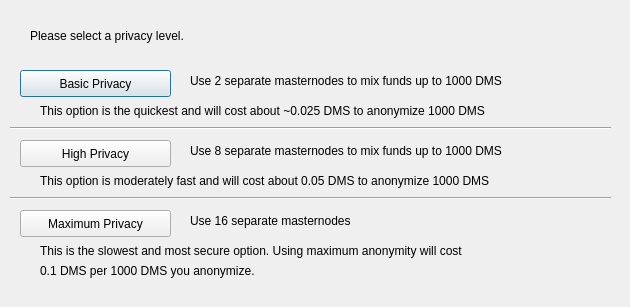
<?xml version="1.0" encoding="UTF-8"?>
<ui version="4.0">
 <class>DarksendConfig</class>
 <widget class="QDialog" name="DarksendConfig">
  <property name="geometry">
   <rect>
    <x>0</x>
    <y>0</y>
    <width>630</width>
    <height>307</height>
   </rect>
  </property>
  <property name="windowTitle">
   <string>Configure PrivateSend</string>
  </property>
  <widget class="QPushButton" name="buttonBasic">
   <property name="geometry">
    <rect>
     <x>20</x>
     <y>70</y>
     <width>151</width>
     <height>27</height>
    </rect>
   </property>
   <property name="text">
    <string>Basic Privacy</string>
   </property>
  </widget>
  <widget class="QPushButton" name="buttonHigh">
   <property name="geometry">
    <rect>
     <x>20</x>
     <y>140</y>
     <width>151</width>
     <height>27</height>
    </rect>
   </property>
   <property name="text">
    <string>High Privacy</string>
   </property>
  </widget>
  <widget class="QPushButton" name="buttonMax">
   <property name="geometry">
    <rect>
     <x>20</x>
     <y>210</y>
     <width>151</width>
     <height>27</height>
    </rect>
   </property>
   <property name="text">
    <string>Maximum Privacy</string>
   </property>
  </widget>
  <widget class="QLabel" name="label">
   <property name="geometry">
    <rect>
     <x>30</x>
     <y>20</y>
     <width>571</width>
     <height>31</height>
    </rect>
   </property>
   <property name="text">
    <string>Please select a privacy level.</string>
   </property>
  </widget>
  <widget class="QLabel" name="label_2">
   <property name="geometry">
    <rect>
     <x>190</x>
     <y>70</y>
     <width>421</width>
     <height>21</height>
    </rect>
   </property>
   <property name="text">
    <string>Use 2 separate masternodes to mix funds up to 1000 DMS</string>
   </property>
  </widget>
  <widget class="QLabel" name="label_3">
   <property name="geometry">
    <rect>
     <x>190</x>
     <y>140</y>
     <width>411</width>
     <height>21</height>
    </rect>
   </property>
   <property name="text">
    <string>Use 8 separate masternodes to mix funds up to 1000 DMS</string>
   </property>
  </widget>
  <widget class="QLabel" name="label_4">
   <property name="geometry">
    <rect>
     <x>190</x>
     <y>210</y>
     <width>421</width>
     <height>21</height>
    </rect>
   </property>
   <property name="text">
    <string>Use 16 separate masternodes</string>
   </property>
  </widget>
  <widget class="QLabel" name="label_6">
   <property name="geometry">
    <rect>
     <x>40</x>
     <y>100</y>
     <width>561</width>
     <height>21</height>
    </rect>
   </property>
   <property name="text">
    <string>This option is the quickest and will cost about ~0.025 DMS to anonymize 1000 DMS</string>
   </property>
  </widget>
  <widget class="QLabel" name="label_7">
   <property name="geometry">
    <rect>
     <x>40</x>
     <y>170</y>
     <width>561</width>
     <height>21</height>
    </rect>
   </property>
   <property name="text">
    <string>This option is moderately fast and will cost about 0.05 DMS to anonymize 1000 DMS</string>
   </property>
  </widget>
  <widget class="QLabel" name="label_8">
   <property name="geometry">
    <rect>
     <x>40</x>
     <y>240</y>
     <width>561</width>
     <height>21</height>
    </rect>
   </property>
   <property name="text">
    <string>This is the slowest and most secure option. Using maximum anonymity will cost</string>
   </property>
  </widget>
  <widget class="QLabel" name="label_9">
   <property name="geometry">
    <rect>
     <x>40</x>
     <y>260</y>
     <width>561</width>
     <height>21</height>
    </rect>
   </property>
   <property name="text">
    <string>0.1 DMS per 1000 DMS you anonymize.</string>
   </property>
  </widget>
  <widget class="Line" name="line">
   <property name="geometry">
    <rect>
     <x>10</x>
     <y>120</y>
     <width>601</width>
     <height>16</height>
    </rect>
   </property>
   <property name="orientation">
    <enum>Qt::Horizontal</enum>
   </property>
  </widget>
  <widget class="Line" name="line_2">
   <property name="geometry">
    <rect>
     <x>10</x>
     <y>190</y>
     <width>601</width>
     <height>16</height>
    </rect>
   </property>
   <property name="orientation">
    <enum>Qt::Horizontal</enum>
   </property>
  </widget>
 </widget>
 <resources/>
 <connections/>
</ui>
